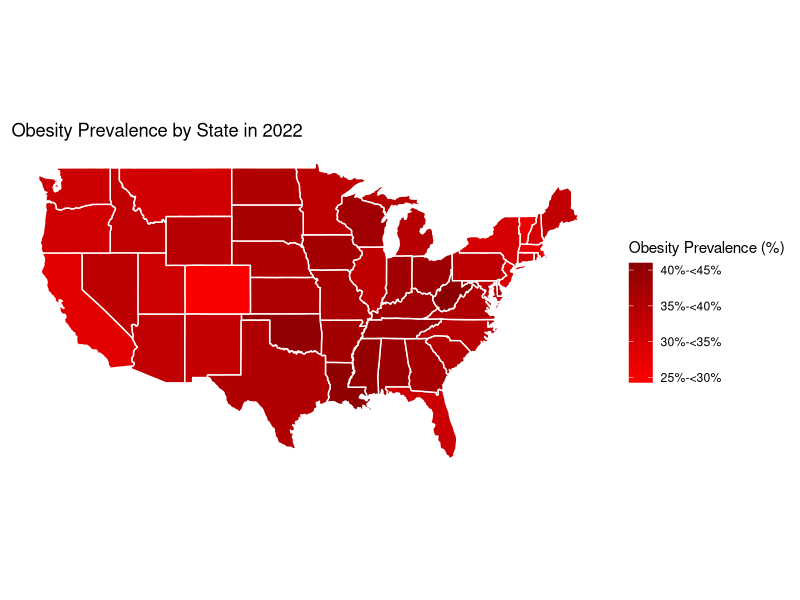

Write the R code that produced this figure.
## ---- chunk 1
library(readr)
library(tidyverse)
library(tidyr)
library(dplyr)
library(maps) 
## ---- chunk 2
overall <- read_csv("data/BRFSS/2022-overall-prevalence.csv")
asian <- read_csv("data/BRFSS/2022-asian.csv")
black <- read_csv("data/BRFSS/2022-black.csv")
white <- read_csv("data/BRFSS/2022-white.csv")
hispanic <- read_csv("data/BRFSS/2022-hispanic.csv")

states_map <- map_data("state")
## ---- chunk 3
overall <- overall %>%
  mutate(State = tolower(State))

overall_map <- left_join(states_map, overall, by = c("region" = "State"))

breaks <- c(0, 20, 25, 30, 35, 40, 45, 50)

ggplot(data = overall_map) +
  geom_polygon(aes(x = long, y = lat, group = group, fill = Prevalence), color = "white") +
  scale_fill_continuous(
    name = "Obesity Prevalence (%)",
    breaks = breaks, 
    labels = c("<20%", "20%-<25%", "25%-<30%", "30%-<35%", 
               "35%-<40%", "40%-<45%", "45%-<50%", "50%+"),
    low = "red", high = "darkred", na.value = "grey"
  ) +
  coord_fixed(1.3) +
  theme_minimal() +
  labs(title = "Obesity Prevalence by State in 2022") +
  theme(legend.position = "right",
        panel.grid.major = element_blank(),  
        panel.grid.minor = element_blank(), 
        axis.text.x = element_blank(), 
        axis.text.y = element_blank(),  
        axis.ticks = element_blank(),
        axis.title.x = element_blank(),
        axis.title.y = element_blank())
## ---- chunk 4

